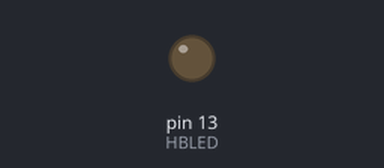
Bench run of a sketch on a simulated Arduino Uno, built with avr-gcc and run on an emulated ATmega328P. Parts: output pins drawn as LEDs (lit = HIGH).

Above: at 0.3 s.
At 2.78 s:
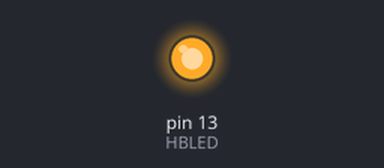
Timing chart, 0 to 3.1 s (numbered marks = the images above):
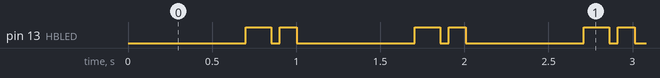

Measured:
- by itself, pin 13 (HBLED): repeats every 1.0 s: LOW 0.05 s, HIGH 0.10 s, LOW 0.70 s, HIGH 0.15 s
- by itself, everything shown: repeats every 1.0 s, in 4 steps

The sketch:

heart-beat.ino
```cpp
/*********************************************
     Project: Real Time Heart Beat LED
      Author: This Maker
   Start Rev: 2-Sep-2022
  Latest Rev: 15-Nov-2022

  Adds a real time heartbeat pattern to an
  LED to show that the code on the device is
  still being run ie not stuck in an endless
  loop, or frozen.

**********************************************/

#define HBLED LED_BUILTIN

#include "functions.h"

void setup()
{
  pinMode(HBLED, OUTPUT);
}

void loop()
{
  heartBeat(HBLED);
}
```

functions.h
```cpp
#ifndef FUNCTIONS_H
  #define FUNCTIONS_H

  #include <Arduino.h>  // This library is needed in order to use the byte datatype.

  void heartBeat(byte pin);

#endif
```

heartbeat.cpp
```cpp
#include "functions.h"

bool runOnce = false;
unsigned long hbTime = millis();
int hbState = 4;

// You need to declare functions if you want them to be abstracted outside the order of their use:
void alterState(byte pin, int ledNewState, int hbNewState, int sequence);


void heartBeat(byte pin)
{
  // Sequence timing 60 bpm
  int hb1On   = 150; // time in ms
  int hb1Off  = 50;
  //int hb1Int  = 255;
  int hb2On   = 100;
  int hb2Off  = 700;
  //int hb2Int  = 75;

  // State machine
  switch (hbState)
  {
    case 1:
      alterState(pin, HIGH, 2, hb1On);  // HIGH
      break;

    case 2:
      alterState(pin, LOW, 3, hb1Off);  // LOW
      break;

    case 3:
      alterState(pin, HIGH, 4, hb2On);  // HIGH
      break;

    case 4:
      alterState(pin, LOW, 1, hb2Off);  // LOW
      break;
  }

}

void alterState(byte pin, int ledNewState, int hbNewState, int sequence)
{
  if (!runOnce)
  {
    digitalWrite(pin, ledNewState);
    runOnce = true;
  }

  if (millis() - hbTime > sequence)
  {
    runOnce = false;
    hbState = hbNewState;
    hbTime = millis();
  }
}
```
